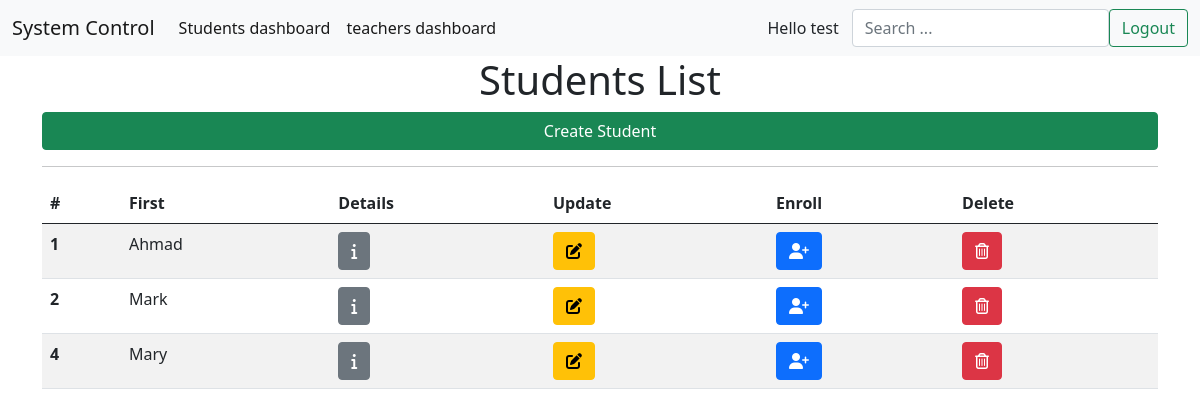
/students-dashboard.php (signed in), run on the app's committed database.
### tables this page shows
CREATE TABLE `user` (
  `id` int(11) NOT NULL,
  `first_name` varchar(50) DEFAULT NULL,
  `last_name` varchar(50) DEFAULT NULL,
  `password` varchar(255) DEFAULT NULL,
  `email` varchar(100) DEFAULT NULL,
  `status` enum('teacher','admin') DEFAULT 'teacher'
);

CREATE TABLE `student` (
  `id` int(11) NOT NULL,
  `first_name` varchar(50) DEFAULT NULL,
  `last_name` varchar(50) DEFAULT NULL,
  `address` varchar(50) DEFAULT NULL
);

### classes/database.php (called while the page is built, shortened)
<?php
class Database {
    public $db_host = "localhost";
    public $db_name = "database_ahmad";
    public $db_user = "root";
    public $db_pw = "";
    public $connection = '';
    public function connect() {
        $this->connection = @mysqli_connect($this->db_host,$this->db_user,$this->db_pw,$this->db_name);
    }
    public function read($table, $fields='*', $join='',$where='',$orderby='') {
        $fields = is_array($fields) ? implode(", ", $fields) : $fields;
        $join = is_array($join) ? implode(" ", $join) : $join;
        $sql = "SELECT ".$fields." FROM ".$table." ".$join." ".$where." ".$orderby." ;";
        $result = $this->connection->query($sql);
        if($result->num_rows == 0 ){
            $row = "No result";
        }elseif($result->num_rows == 1){
            $row = $result->fetch_assoc();
        }else {
                $row= $result->fetch_all(MYSQLI_ASSOC);
        }
        return $row;
    }
}
$obj = new Database ();
?>

### students-dashboard.php (the view, shortened to what this page needs)
<?php
    require_once "classes/database.php";
    $user = $obj->read("user","*","WHERE id =".$_SESSION["teacher"]);
    $students = $obj->read("student");
?>
<!DOCTYPE html>
<html lang="en">
<head>
    <link href="https://cdn.jsdelivr.net/npm/bootstrap@5.1.0/dist/css/bootstrap.min.css" rel="stylesheet">
    <link rel="stylesheet" href="css/style.css">
</head>
<body>
<nav class="navbar navbar-expand-lg navbar-light bg-light">
        <div class="container-fluid">
            <a class="navbar-brand" href="./">System Control</a>
            <div class="collapse navbar-collapse" id="navbarSupportedContent">
            <ul class="navbar-nav me-auto mb-2 mb-lg-0">
                <li class="nav-item">
                <a class="nav-link active" aria-current="page" href="./students-dashboard.php">Students dashboard</a>
                </li>
                <li class="nav-item">
                <a class="nav-link active" aria-current="page" href="./teachers-dashboard.php">teachers dashboard</a>
                </li>
            </ul>
                <a class="btn" href="#">Hello <?= $user["first_name"] ?></a>
                <form class="form-inline my-2 my-lg-0">
                    <input class="form-control mr-sm-2" id="student" name="student" type="text" value="" placeholder="Search ...">
                </form>
                <a class="btn btn-outline-success" href="logout.php?logout">Logout</a>
            </div>
        </div>
    </nav>
    <div class="container">
        <h1 class="text-center">Students List</h1>
        <a class="btn btn-success fullBtn" href="create_student.php">Create Student</a><br><hr>
        <table class="table table-striped">
              <thead>
                <tr>
                  <th scope="col">#</th>
                  <th scope="col">First</th>
                  <th scope="col">Details</th>
                  <th scope="col">Update</th>
                  <th scope="col">Enroll</th>
                  <th scope="col">Delete</th>
                </tr>
              </thead>
              <tbody id="result">
        <?php
            foreach($students as $student) {
              echo '
                <tr>
                  <th scope="row">'.$student["id"].'</th>
                  <td>'. $student['first_name'] .'</td>
                  <td><a class="btn btn-secondary" href="details.php?id='.$student["id"].'"><i class="fas fa-info"></i></a></td>
                  <td><a class="btn btn-warning" href="update_student.php?id='.$student["id"].'"><i class="fas fa-edit"></i></a></td>
                  <td><a class="btn btn-primary" href="enroll_students_to_course.php?id='.$student["id"].'"><i class="fas fa-user-plus"></i></a></td>
                  <td><a class="btn btn-danger" href="delete_student.php?id='.$student["id"].'"><i class="far fa-trash-alt"></i></a></td>
                </tr>
              ';
            }
        ?>
        </tbody>
    </table>
    </div>
</body>
</html>

### css/style.css (style rules this page uses)
.fullBtn { width: 100%; }

### data on the page
user: first_name "test"
student: id "1", first_name "Ahmad"
student: id "2", first_name "Mark"
student: id "4", first_name "Mary"
